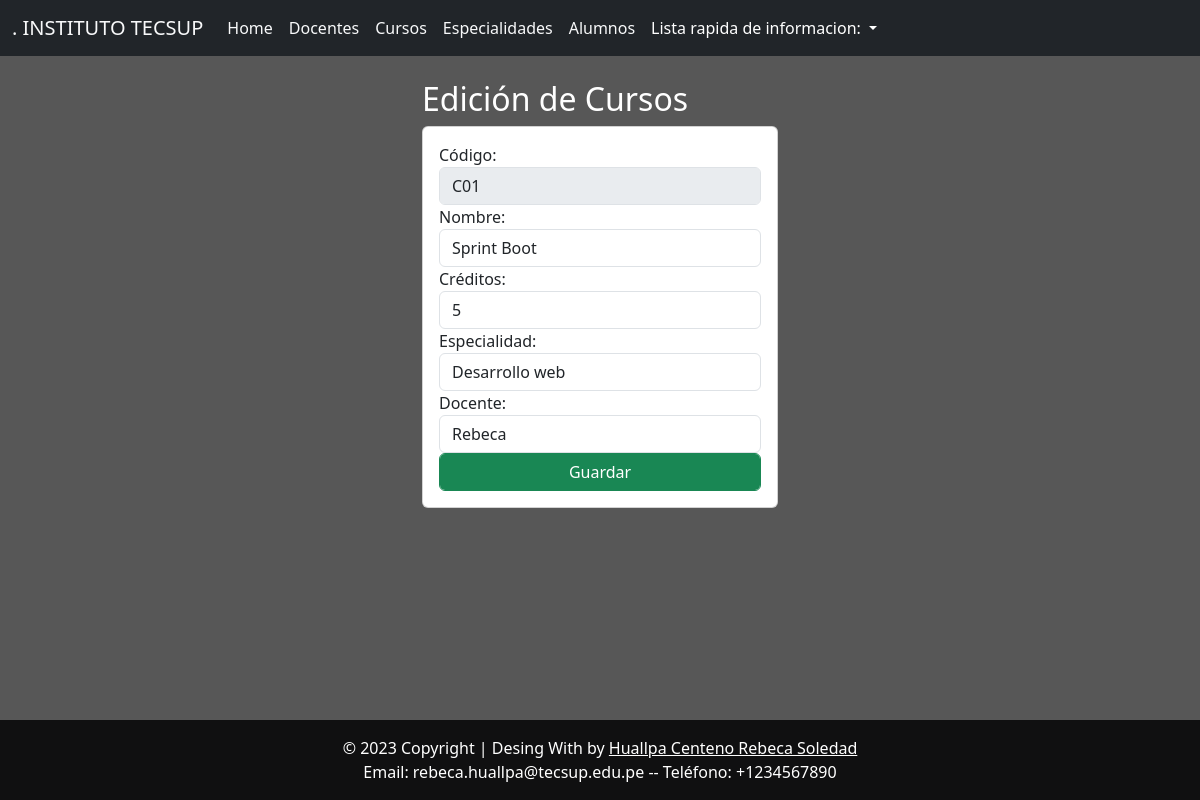
The page /edicioncurso/C01/ on the database its author committed.
### Aplicaciones/Academicos/models.py (models this page shows, shortened)
class Curso(models.Model):
    codigo = models.CharField(primary_key=True, max_length=6)
    nombre = models.CharField(max_length=50)
    creditos = models.PositiveSmallIntegerField()
    especialidad = models.ForeignKey(Especialidad, on_delete=models.CASCADE)
    docente = models.ForeignKey(Docente, on_delete=models.CASCADE)

class Especialidad(models.Model):
    nombre = models.CharField(max_length=50)
    descripcion = models.TextField()

class Docente(models.Model):
    apellido = models.CharField(max_length=50)
    nombre = models.CharField(max_length=50)
    f_ingreso = models.DateField()
    dni = models.CharField(max_length=8)
    telefono = models.CharField(max_length=15)

### Aplicaciones/Academicos/views.py (the view)
# urls.py: path('edicioncurso/<str:codigo>/', views.edicioncurso, name='edicioncurso'),
def edicioncurso(request, codigo):
    curso = Curso.objects.get(codigo=codigo)
    cursoListado = Curso.objects.all()
    especialidades = Especialidad.objects.all()
    docentes = Docente.objects.all()
    return render(request, "EdicionCurso.html", {"curso": curso, "cursos": cursoListado, "especialidades": especialidades, "docentes": docentes})

### Aplicaciones/Academicos/Templates/EdicionCurso.html (shortened to what this page needs)
{% extends './base.html' %}
{% block body %}
<div class="row">
  <div class="col-sm-12 col-md-6 col-lg-4 col-xl-4 offset-md-4">
    <h2>Edición de Cursos</h2>
    <div class="card">
      <div class="card-body">
        <form action="{% url 'editar_curso' curso.codigo %}" method="POST">
          <div class="form-group">
            <label for="txtcodigo">Código:</label>
            <input type="text" id="txtcodigo" name="txtcodigo" value="{{ curso.codigo }}" class="form-control" disabled>
          </div>
          <div class="form-group">
            <label for="txtnombre">Nombre:</label>
            <input type="text" id="txtnombre" name="txtnombre" value="{{ curso.nombre }}" class="form-control">
          </div>
          <div class="form-group">
            <label for="txtcreditos">Créditos:</label>
            <input type="text" id="txtcreditos" name="txtcreditos" value="{{ curso.creditos }}" class="form-control">
          </div>
          <div class="form-group">
            <label for="txtespecialidad">Especialidad:</label>
            <select id="txtespecialidad" name="txtespecialidad" class="form-control">
              {% for especialidad in especialidades %}
              <option value="{{ especialidad.id }}" {% if curso.especialidad.id == especialidad.id %}selected{% endif %}>{{ especialidad.nombre }}</option>
              {% endfor %}
            </select>
          </div>
          <div class="form-group">
            <label for="txtdocente">Docente:</label>
            <select id="txtdocente" name="txtdocente" class="form-control">
              {% for docente in docentes %}
              <option value="{{ docente.id }}" {% if curso.docente.id == docente.id %}selected{% endif %}>{{ docente.nombre }}</option>
              {% endfor %}
            </select>
          </div>
          <div class="form-group">
            <button type="submit" class="btn btn-success form-control">Guardar</button>
          </div>
        </form>
      </div>
    </div>
  </div>
</div>
{% endblock %}

### Aplicaciones/Academicos/Templates/Base.html (style rules this page uses)
body { background-color: #575757; color: #ffffff; }

### rows shown on the page
Curso: txtcodigo "C01", txtnombre "Sprint Boot", txtcreditos "5", txtespecialidad "Desarrollo web", txtdocente "Rebeca"
